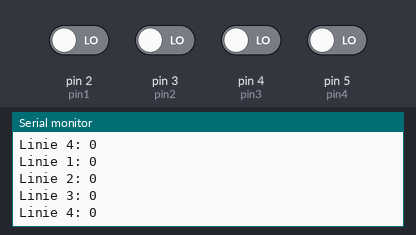
Bench run of a sketch on a simulated Arduino Uno, built with avr-gcc and run on an emulated ATmega328P. On the bench: the last lines printed to the serial monitor. Inputs (shaded band) come from the test bench; at power-on: pin 2 (pin1), pin 3 (pin2), pin 4 (pin3), pin 5 (pin4) LOW.

Above: at 1.2 s.
1.3 s: pin 2 (pin1) driven HIGH
At 1.62 s:
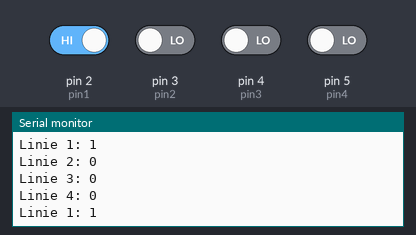
2.8 s: pin 3 (pin2) driven HIGH
4.3 s: pin 4 (pin3) driven HIGH
5.8 s: pin 5 (pin4) driven HIGH
At 5.95 s:
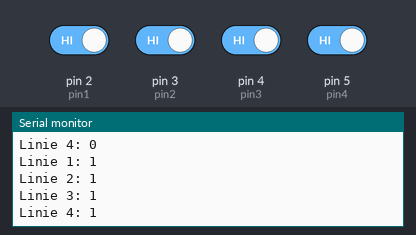
Timing chart, 0 to 8.3 s (numbered marks = the images above; inputs shaded):
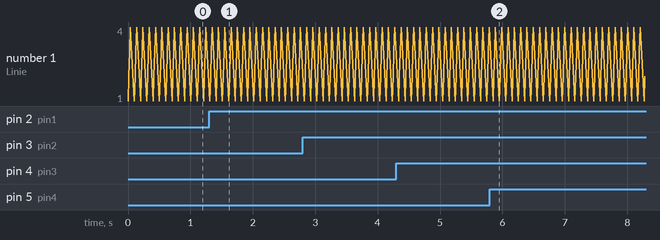

Measured:
- after the input at 1.3 s, the serial monitor: prints a new line at once (image 1)
- after the input at 5.8 s, the serial monitor: prints a new line after 0.09 s (image 2)

The sketch:

Exemplu.ino
```cpp
#define pin1 2
#define pin2 3
#define pin3 4
#define pin4 5 //declarare pini de output

void setup() {
  Serial.begin(9600);
  pinMode(pin1, INPUT); //definire pini de output ca INPUT (citirea se face prin acesti pini)
  pinMode(pin2, INPUT);
  pinMode(pin3, INPUT);
  pinMode(pin4, INPUT);
}

void loop() {
  Serial.println((String)"Linie 1: " + digitalRead(pin1)); //afisarea valorii citite de pe pin1
  Serial.println((String)"Linie 2: " + digitalRead(pin2)); //afisarea valorii citite de pe pin2
  Serial.println((String)"Linie 3: " + digitalRead(pin3)); //afisarea valorii citite de pe pin3
  Serial.println((String)"Linie 4: " + digitalRead(pin4)); //afisarea valorii citite de pe pin4
  //0 - detectat, 1 - nedetectat
  delay(100);
}
```
